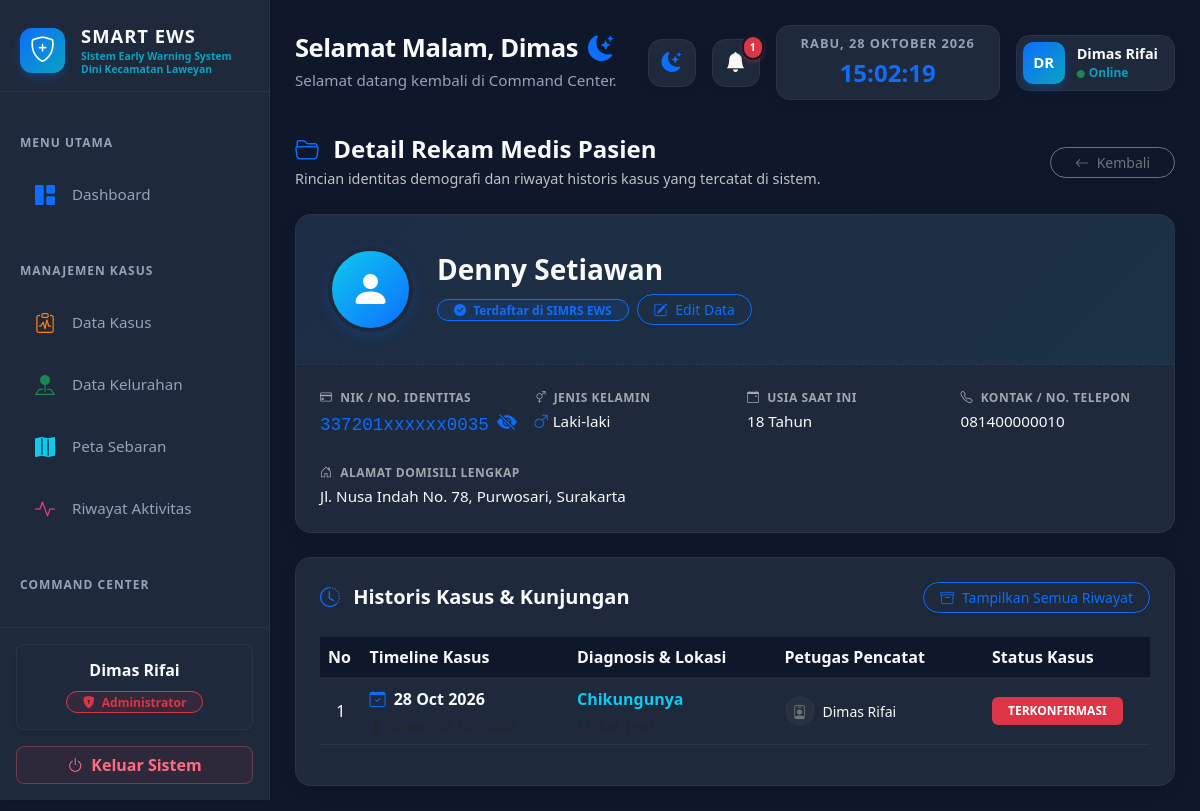
The page /pages/data_riwayat_pasien/detail_riwayat.php?nik=3372012010080035 (signed in) on the database its author committed.
### tables this page shows
CREATE TABLE `tabel_role` (
  `id_role` int NOT NULL,
  `nama_role` varchar(50) NOT NULL,
  `deskripsi` text,
  `created_at` timestamp NULL DEFAULT CURRENT_TIMESTAMP
);

CREATE TABLE `tabel_kasus` (
  `id_kasus` int NOT NULL,
  `id_pengguna` int NOT NULL COMMENT 'Relasi ke petugas yang menginput data',
  `id_penyakit` int NOT NULL COMMENT 'Relasi ke data penyakit (DBD, ISPA, dll)',
  `id_kelurahan` int NOT NULL COMMENT 'Relasi ke lokasi kejadian',
  `nik_pasien` varchar(16) NOT NULL,
  `nama_pasien` varchar(100) NOT NULL,
  `jenis_kelamin` enum('L','P') NOT NULL DEFAULT 'L',
  `tanggal_lahir` date DEFAULT NULL,
  `no_telepon` varchar(20) DEFAULT NULL,
  `alamat_lengkap` text,
  `tanggal_lapor` date NOT NULL,
  `tanggal_onset` date DEFAULT NULL,
  `tanggal_diagnosis` date DEFAULT NULL,
  `tanggal_selesai` date DEFAULT NULL,
  `status_kasus` enum('suspek','terkonfirmasi','sembuh','meninggal') DEFAULT 'terkonfirmasi',
  `is_deleted` tinyint(1) NOT NULL DEFAULT '0',
  `created_at` timestamp NULL DEFAULT CURRENT_TIMESTAMP,
  `updated_at` timestamp NULL DEFAULT CURRENT_TIMESTAMP ON UPDATE CURRENT_TIMESTAMP
);

CREATE TABLE `tabel_penyakit` (
  `id_penyakit` int NOT NULL,
  `kode_icd` varchar(10) NOT NULL,
  `nama_populer` varchar(100) NOT NULL COMMENT 'Nama yang akan muncul di grafik dashboard (DBD, ISPA, dll)',
  `status_pantau` enum('aktif','nonaktif') DEFAULT 'aktif' COMMENT 'Apakah penyakit ini masuk dalam radar peringatan dini saat ini?',
  `id_pengguna` int DEFAULT NULL COMMENT 'ID user yang menambahkan/mengedit data terakhir',
  `created_at` timestamp NULL DEFAULT CURRENT_TIMESTAMP,
  `updated_at` timestamp NULL DEFAULT CURRENT_TIMESTAMP ON UPDATE CURRENT_TIMESTAMP
);

CREATE TABLE `tabel_pengguna` (
  `id_pengguna` int NOT NULL,
  `id_role` int NOT NULL,
  `nama_lengkap` varchar(100) NOT NULL,
  `username` varchar(50) NOT NULL,
  `password_hash` varchar(255) NOT NULL,
  `email` varchar(100) DEFAULT NULL,
  `nip` varchar(50) DEFAULT NULL,
  `jabatan` varchar(100) DEFAULT NULL,
  `no_telepon` varchar(20) DEFAULT NULL,
  `jenis_kelamin` enum('L','P') DEFAULT NULL COMMENT 'L = Laki-laki, P = Perempuan',
  `alamat` text,
  `status_kepegawaian` enum('tetap','kontrak','magang') DEFAULT NULL,
  `status_aktif` enum('aktif','nonaktif') DEFAULT 'aktif',
  `last_login` timestamp NULL DEFAULT NULL,
  `created_at` timestamp NULL DEFAULT CURRENT_TIMESTAMP,
  `updated_at` timestamp NULL DEFAULT CURRENT_TIMESTAMP ON UPDATE CURRENT_TIMESTAMP
);

### pages/data_riwayat_pasien/detail_riwayat.php (the view, shortened to what the rows shown need)
<?php
require_once '../../config/koneksi.php';
$nik_pasien = mysqli_real_escape_string($koneksi, $_GET['nik']);
$show_all = isset($_GET['show_all']) && $_GET['show_all'] == '1';
$filter_delete = $show_all ? "" : "AND k.is_deleted = 0";
$q_pasien = mysqli_query($koneksi, "
    SELECT nik_pasien, nama_pasien, jenis_kelamin, tanggal_lahir, no_telepon, alamat_lengkap
    FROM tabel_kasus
    WHERE nik_pasien = '$nik_pasien'
    LIMIT 1
");
$pasien = mysqli_fetch_assoc($q_pasien);
$usia = '<span class="text-muted fst-italic">Belum diinput</span>';
if (!empty($pasien['tanggal_lahir'])) {
    $tgl_lahir = new DateTime($pasien['tanggal_lahir']);
    $hari_ini = new DateTime('today');
    $usia = $hari_ini->diff($tgl_lahir)->y . " Tahun";
}
$no_telepon = !empty($pasien['no_telepon']) ? htmlspecialchars($pasien['no_telepon']) : '<span class="text-muted fst-italic">Belum diinput</span>';
$alamat     = !empty($pasien['alamat_lengkap']) ? htmlspecialchars($pasien['alamat_lengkap']) : '<span class="text-muted fst-italic">Belum diinput</span>';
$id_role      = $_SESSION['id_role'];
$nama_lengkap = $_SESSION['nama_lengkap'];
$query_role = mysqli_query($koneksi, "SELECT nama_role FROM tabel_role WHERE id_role = '$id_role'");
$nama_role  = ($row = mysqli_fetch_assoc($query_role)) ? $row['nama_role'] : "User";
$nik_asli = htmlspecialchars($pasien['nik_pasien']);
if (strlen($nik_asli) == 16) {
    $nik_masking = substr($nik_asli, 0, 6) . 'xxxxxx' . substr($nik_asli, 12, 4);
} else {
    $nik_masking = $nik_asli;
}
$is_admin = ($id_role == 1);
include '../../layout/header.php';
include '../../layout/sidebar.php';
?>
<div id="main-content">
    <div class="row g-4">
        <div class="col-12">
            <div class="panel-card">
                <div class="profile-header d-flex flex-column flex-md-row align-items-center gap-4">
                    <div class="text-center text-md-start">
                        <h3 class="fw-bold mb-1 text-dynamic"><?= htmlspecialchars($pasien['nama_pasien']); ?></h3>
                        <div class="d-flex align-items-center justify-content-center justify-content-md-start gap-2 mt-2">
                            <span class="badge bg-primary bg-opacity-10 text-primary border border-primary px-3 py-1 rounded-pill">
                            </span>
                            <?php if ($is_admin): ?>
                                <button type="button" class="btn btn-sm btn-outline-primary rounded-pill px-3 shadow-sm" data-bs-toggle="modal" data-bs-target="#modalEditPasien">
                                </button>
                            <?php endif; ?>
                        </div>
                    </div>
                </div>
                <div class="p-4">
                    <div class="row g-4">
                        <div class="col-md-3 col-sm-6">
                            <div class="info-value d-flex align-items-center" style="font-family: monospace; color: #0d6efd; font-size: 1.1rem;">
                                <span id="nikText" data-asli="<?= $nik_asli; ?>" data-mask="<?= $nik_masking; ?>">
                                    <?= $nik_masking; ?>
                                </span>
                                <?php if ($is_admin): ?>
                                    <button type="button" id="btnToggleNik" class="btn btn-sm text-primary ms-2 p-0" style="background: none; border: none; box-shadow: none;" title="Tampilkan/Sembunyikan NIK">
                                        <i id="iconToggleNik" class="bi bi-eye-slash-fill fs-5"></i>
                                    </button>
                                <?php endif; ?>
                            </div>
                        </div>
                        <div class="col-md-3 col-sm-6">
                            <div class="info-label"><i class="bi bi-calendar-event me-1"></i> Usia Saat Ini</div>
                            <div class="info-value"><?= $usia; ?></div>
                        </div>
                        <div class="col-md-3 col-sm-6">
                            <div class="info-label"><i class="bi bi-telephone me-1"></i> Kontak / No. Telepon</div>
                            <div class="info-value"><?= $no_telepon; ?></div>
                        </div>
                        <div class="col-12">
                            <div class="info-label"><i class="bi bi-house-door me-1"></i> Alamat Domisili Lengkap</div>
                            <div class="info-value"><?= $alamat; ?></div>
                        </div>
                    </div>
                </div>
            </div>
        </div>
        <div class="col-12">
            <div class="panel-card p-4">
                <div class="table-responsive">
                    <table class="table table-custom align-middle">
                        <thead>
                            <tr>
                                <th style="width: 5%;">No</th>
                                <th style="width: 25%;">Timeline Kasus</th>
                                <th style="width: 25%;">Diagnosis & Lokasi</th>
                                <th style="width: 25%;">Petugas Pencatat</th>
                                <th style="width: 20%;">Status Kasus</th>
                            </tr>
                        </thead>
                        <tbody>
                            <?php
                            $q_riwayat = mysqli_query($koneksi, "
                                SELECT k.*, p.nama_populer, kel.nama_kelurahan, u.nama_lengkap AS nama_petugas
                                FROM tabel_kasus k
                                JOIN tabel_penyakit p ON k.id_penyakit = p.id_penyakit
                                JOIN tabel_kelurahan kel ON k.id_kelurahan = kel.id_kelurahan
                                JOIN tabel_pengguna u ON k.id_pengguna = u.id_pengguna
                                WHERE k.nik_pasien = '$nik_pasien' $filter_delete
                                ORDER BY k.tanggal_lapor DESC
                            ");
                            $no = 1;
                            if(mysqli_num_rows($q_riwayat) > 0) {
                                while ($riwayat = mysqli_fetch_assoc($q_riwayat)) {
                                    $is_archived = ($riwayat['is_deleted'] == 1);
                                    $row_class = $is_archived ? "row-archived" : "";
                                    $badge_class = 'bg-secondary';
                                    if ($riwayat['status_kasus'] == 'terkonfirmasi') $badge_class = 'bg-danger';
                                    $tgl_lapor = date('d M Y', strtotime($riwayat['tanggal_lapor']));
                                    $tgl_onset = !empty($riwayat['tanggal_onset']) ? date('d M Y', strtotime($riwayat['tanggal_onset'])) : "Belum direkam";
                                    $tgl_selesai_ui = !empty($riwayat['tanggal_selesai']) ? "<div class='small text-success mt-1'><i class='bi bi-check2-circle me-1'></i> Selesai: " . date('d M Y', strtotime($riwayat['tanggal_selesai'])) . "</div>" : "";
                                    echo "<tr class='{$row_class}'>";
                                    echo "<td class='text-center'>" . $no++ . "</td>";
                                    echo "<td>
                                            <div class='fw-semibold text-dynamic mb-1'><i class='bi bi-calendar-check me-1 text-primary'></i> $tgl_lapor</div>
                                            <div class='small text-muted'><i class='bi bi-thermometer-half me-1'></i> Onset: $tgl_onset</div>
                                            $tgl_selesai_ui
                                          </td>";
                                    echo "<td>
                                            <div class='fw-bold text-info mb-1'>{$riwayat['nama_populer']}</div>
                                            <div class='small text-muted'><i class='bi bi-geo-alt me-1'></i> Kel. {$riwayat['nama_kelurahan']}</div>
                                          </td>";
                                    echo "<td>
                                            <div class='d-flex align-items-center gap-2'>
                                                <div class='bg-secondary bg-opacity-10 rounded-circle d-flex align-items-center justify-content-center' style='width: 30px; height: 30px;'>
                                                    <i class='bi bi-person-badge text-secondary small'></i>
                                                </div>
                                                <span class='small fw-medium text-dynamic'>" . htmlspecialchars($riwayat['nama_petugas']) . "</span>
                                            </div>
                                          </td>";
                                    echo "<td>
                                            <span class='badge {$badge_class} px-3 py-2'>" . strtoupper($riwayat['status_kasus']) . "</span>";
                                    echo "</td>";
                                    echo "</tr>";
                                }
                            } else {
                                echo "<tr><td colspan='5' class='text-center text-muted py-5'>
                                        <i class='bi bi-inbox display-6 d-block mb-3 opacity-50'></i>
                                        Tidak ada riwayat kasus yang sesuai kriteria pencarian.
                                      </td></tr>";
                            }
                            ?>
                        </tbody>
                    </table>
                </div>
            </div>
        </div>
    </div>
</div>
<?php include '../../layout/footer.php'; ?>

### layout/sidebar.php (shortened to what the rows shown need)
<?php
$role_badge_class = '';
$role_icon = '';
if (isset($_SESSION['id_role']) && $_SESSION['id_role'] == 1) {
    $role_badge_class = 'bg-danger bg-opacity-10 text-danger border border-danger';
    $role_icon = 'bi-shield-lock-fill';
} else {
    $role_badge_class = 'bg-info bg-opacity-10 text-info border border-info';
    $role_icon = 'bi-person-badge';
}
?>
<div id="sidebar" class="shadow-sm">
    <div class="mt-auto p-3 border-top" style="border-color: var(--border-color) !important;">
        <div class="bottom-profile-card shadow-sm mb-3 text-center rounded-3 p-2 pb-3">
            <h6 class="text-dynamic mb-2 fw-bold mt-2"><?= htmlspecialchars($nama_lengkap); ?></h6>
            <span class="badge <?= $role_badge_class; ?> px-3 py-1 rounded-pill" style="font-weight: 600;">
                <i class="bi <?= $role_icon; ?> me-1"></i> <?= htmlspecialchars($nama_role); ?>
            </span>
        </div>
    </div>
</div>

### rows shown on the page
tabel_role: nama_role "Administrator"
tabel_kasus: nama_pasien "Denny Setiawan", nik_pasien "337201xxxxxx0035", tanggal_lahir "18 Tahun", no_telepon "081400000010", alamat_lengkap "Jl. Nusa Indah No. 78, Purwosari, Surakarta"
tabel_kasus: tanggal_lapor "28 Oct 2026", id_penyakit.nama_populer "Chikungunya", id_pengguna.nama_lengkap "Dimas Rifai", status_kasus "TERKONFIRMASI"

### other values the page prints
$nama_lengkap "Dimas Rifai"
$salam "Selamat Malam"
$nama_panggilan "Dimas"
$jumlah_notif_baru "1"
$inisial "DR"
